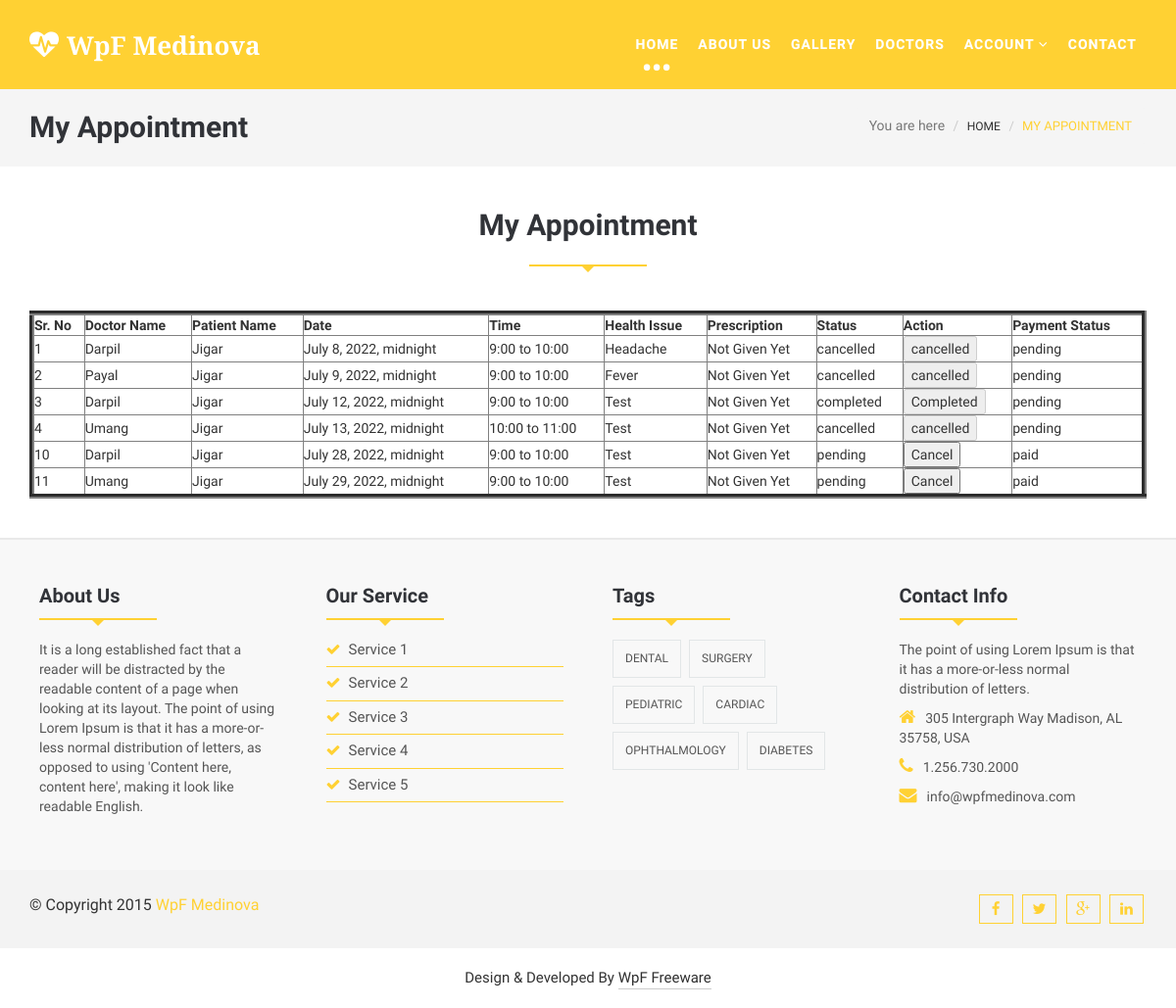
The app's page /myappointment/ (signed in) with its own data.
### myapp/models.py (models this page shows, shortened)
class Appointment(models.Model):
	patient=models.ForeignKey(User,on_delete=models.CASCADE,related_name="patient")
	doctor=models.ForeignKey(Doctor_Profile,on_delete=models.CASCADE)
	date=models.DateTimeField(default=timezone.now)
	time=models.CharField(max_length=100)
	health_issue=models.TextField()
	status=models.CharField(max_length=100,default="pending")
	prescription=models.TextField(default="Not Given Yet")
	payment_status=models.CharField(max_length=100,default="pending")

class Doctor_Profile(models.Model):
	doctor=models.ForeignKey(User,on_delete=models.CASCADE)
	doctor_degree=models.CharField(max_length=100)
	doctor_speciality=models.CharField(max_length=100)
	doctor_start_time=models.CharField(max_length=100)
	doctor_end_time=models.CharField(max_length=100)
	doctor_fees=models.PositiveIntegerField()
	doctor_picture=models.ImageField(upload_to="doctor_picture/")

class User(models.Model):
	fname=models.CharField(max_length=100)
	lname=models.CharField(max_length=100)
	email=models.CharField(max_length=100)
	mobile=models.CharField(max_length=100)
	address=models.TextField()
	password=models.CharField(max_length=100)
	usertype=models.CharField(max_length=100,default="patient")

### myapp/views.py (the view)
# urls.py: path('myappointment/',views.myappointment,name='myappointment'),
def myappointment(request):
	patient=User.objects.get(email=request.session['email'])
	appointments=Appointment.objects.filter(patient=patient)
	appointments1=Appointment.objects.filter(patient=patient,status="pending")
	request.session['appointment_count']=len(appointments1)
	return render(request,'myappointment.html',{'appointments':appointments})

### myapp/templates/myappointment.html (shortened to what this page needs)
{% extends 'header.html' %}
{% load static %}
{% block content %}
<!DOCTYPE html>
<html lang="en">
  <head>
  </head>
  <body>
    <section id="blogArchive">
      <div class="row">
        <div class="col-lg-12 col-md-12">
          <div class="blog-breadcrumbs-area">
            <div class="container">
              <div class="blog-breadcrumbs-left">
                <h2>My Appointment</h2>
              </div>
              <div class="blog-breadcrumbs-right">
                <ol class="breadcrumb">
                  <li>You are here</li>
                  <li><a href="#">Home</a></li>
                  <li class="active">My Appointment</li>
                </ol>
              </div>
            </div>
          </div>
        </div>
      </div>
    </section>
    <section id="contact">
      <div class="container">
        <div class="row">
          <div class="col-lg-12 col-md-12 col-sm-12">
            <div class="contact-form">
              <div class="section-heading">
                <h2>My Appointment</h2>
                <div class="line"></div>
              </div>
              <table border="5" width="100%" cellpadding="10px" cellspacing="10px">
                <tr>
                  <th>Sr. No</th>
                  <th>Doctor Name</th>
                  <th>Patient Name</th>
                  <th>Date</th>
                  <th>Time</th>
                  <th>Health Issue</th>
                  <th>Prescription</th>
                  <th>Status</th>
                  <th>Action</th>
                  <th>Payment Status</th>
                </tr>
                {% for i in appointments %}
                <tr>
                  <td>{{i.id}}</td>
                  <td>{{i.doctor.doctor.fname}}</td>
                  <td>{{i.patient.fname}}</td>
                  <td>{{i.date}}</td>
                  <td>{{i.time}}</td>
                  <td>{{i.health_issue}}</td>
                  <td>{{i.prescription}}</td>
                  <td>{{i.status}}</td>
                  <td>
                    <form method="get" action="{% url 'patient_cancel_appointment' pk=i.pk %}">
                      {% if i.status == "pending" %}
                        <input type="submit" name="action" value="Cancel">
                      {% elif i.status == "completed" %}
                        <input type="submit" name="action" value="Completed" disabled>
                      {% else %}
                        <input type="submit" name="action" value="{{i.status}}" disabled>
                      {% endif %}
                    </form>
                  </td>
                  <td>{{i.payment_status}}</td>
                </tr>
                {% endfor %}
              </table>
            </div>
          </div>
        </div>
      </div>
    </section>
  </body>
</html>
{% endblock %}

### myapp/templates/header.html (shortened to what this page needs)
{% load static %}
<!DOCTYPE html>
<html lang="en">
  <head>
    <link href="{% static 'css/bootstrap.min.css' %}" rel="stylesheet">
    <link href="{% static 'css/font-awesome.min.css' %}" rel="stylesheet">
    <link id="switcher" href="{% static 'css/themes/default-theme.css' %}" rel="stylesheet">
    <link href="{% static 'css/slick.css' %}" rel="stylesheet">
    <link rel='stylesheet prefetch' href="{% static 'css/photoswipe.css' %}">
    <link rel='stylesheet prefetch' href="{% static 'css/default-skin.css' %}">
    <link href="{% static 'style.css' %}" rel="stylesheet">
  </head>
  <body>
    <header id="header">
      <div class="menu_area">
        <nav class="navbar navbar-default navbar-fixed-top" role="navigation">
          <div class="container">
            <div class="navbar-header">
              <a class="navbar-brand" href="/"><i class="fa fa-heartbeat"></i>WpF <span>Medinova</span></a>
            </div>
            <div id="navbar" class="navbar-collapse collapse">
              <ul id="top-menu" class="nav navbar-nav navbar-right main-nav">
                <li class="active"><a href="/">Home</a></li>
                <li><a href="{% url 'about' %}">About Us</a></li>
                <li><a href="{% url 'gallery' %}">Gallery</a></li>
                <li><a href="{% url 'doctors' %}">Doctors</a></li>
                <li class="dropdown">
                  <a href="#" class="dropdown-toggle" data-toggle="dropdown" role="button" aria-expanded="false">Account <span class="fa fa-angle-down"></span></a>
                </li>
                <li><a href="{% url 'contact' %}">Contact</a></li>
              </ul>
            </div>
          </div>
        </nav>
      </div>
    </header>
    {% block content %}
    {% endblock %}
    <footer id="footer">
      <div class="footer-top">
        <div class="container">
          <div class="row">
            <div class="col-lg-3 col-md-3 col-sm-3">
              <div class="single-footer-widget">
                <div class="section-heading">
                <h2>About Us</h2>
                <div class="line"></div>
              </div>
              <p>It is a long established fact that a reader will be distracted by the readable content of a page when looking at its layout. The point of using Lorem Ipsum is that it has a more-or-less normal distribution of letters, as opposed to using 'Content here, content here', making it look like readable English.</p>
              </div>
            </div>
            <div class="col-lg-3 col-md-3 col-sm-3">
              <div class="single-footer-widget">
                <div class="section-heading">
                <h2>Our Service</h2>
                <div class="line"></div>
              </div>
              <ul class="footer-service">
                <li><a href="#"><span class="fa fa-check"></span>Service 1</a></li>
                <li><a href="#"><span class="fa fa-check"></span>Service 2</a></li>
                <li><a href="#"><span class="fa fa-check"></span>Service 3</a></li>
                <li><a href="#"><span class="fa fa-check"></span>Service 4</a></li>
                <li><a href="#"><span class="fa fa-check"></span>Service 5</a></li>
              </ul>
              </div>
            </div>
            <div class="col-lg-3 col-md-3 col-sm-3">
              <div class="single-footer-widget">
                <div class="section-heading">
                <h2>Tags</h2>
                <div class="line"></div>
              </div>
                <ul class="tag-nav">
                  <li><a href="#">Dental</a></li>
                  <li><a href="#">Surgery</a></li>
                  <li><a href="#">Pediatric</a></li>
                  <li><a href="#">Cardiac</a></li>
                  <li><a href="#">Ophthalmology</a></li>
                  <li><a href="#">Diabetes</a></li>
                </ul>
              </div>
            </div>
            <div class="col-lg-3 col-md-3 col-sm-3">
              <div class="single-footer-widget">
                <div class="section-heading">
                <h2>Contact Info</h2>
                <div class="line"></div>
              </div>
              <p>The point of using Lorem Ipsum is that it has a more-or-less normal distribution of letters.</p>
              <address class="contact-info">
                <p><span class="fa fa-home"></span>305 Intergraph Way
                Madison, AL 35758, USA</p>
                <p><span class="fa fa-phone"></span>1.256.730.2000</p>
                <p><span class="fa fa-envelope"></span>info@wpfmedinova.com</p>
              </address>
              </div>
            </div>
          </div>
        </div>
      </div>
      <div class="footer-middle">
        <div class="container">
          <div class="row">
          <div class="col-lg-6 col-md-6 col-sm-6 col-xs-12">
            <div class="footer-copyright">
              <p>&copy; Copyright 2015 <a href="index.html">WpF Medinova</a></p>
            </div>
          </div>
          <div class="col-lg-6 col-md-6 col-sm-6 col-xs-12">
            <div class="footer-social">
                <a href="#"><span class="fa fa-facebook"></span></a>
                <a href="#"><span class="fa fa-twitter"></span></a>
                <a href="#"><span class="fa fa-google-plus"></span></a>
                <a href="#"><span class="fa fa-linkedin"></span></a>
            </div>
          </div>
        </div>
        </div>
      </div>
      <div class="footer-bottom">
        <div class="container">
          <div class="row">
            <div class="col-md-12">
              <p>Design & Developed By <a rel="nofollow" href="http://www.wpfreeware.com/">WpF Freeware</a></p>
            </div>
          </div>
        </div>
      </div>
    </footer>
  </body>
</html>

### myapp/static/css/themes/default-theme.css (style rules this page uses)
.scrollToTop:hover, .scrollToTop:focus,.readmore_area a::before,.sl-slider h2> strong,.sl-slider p> strong, .single-top-feature .readmore_area a span,.service-icon-effect,.service-icon .service-icon-effect:hover,.single-service>h3 a:hover,.single-service>h3 a:focus, .whyChoose-right .media-heading,.whyChoose-right .media:hover .media-icon,.doctors-nav figcaption h2, .testimonial-cotent > p span,.testimonial-nav .slick-dots li.slick-active button::before,.blog-comments-box li > h2,.blog-comments-box li span, .blog-author > ul > li a:hover,.footer-service li > a:hover,.footer-service li > a span,.contact-info > p span,.footer-copyright>p>a, .blog-breadcrumbs-right .breadcrumb > li a:hover,.blog-breadcrumbs-right .breadcrumb > .active,.blog-details blockquote::before,.blog-details blockquote::after, .sidebar-widget p>a,.sidebar-widget>ul li>a:hover,.postnav-left:hover .navg-title,.postnav-right:hover .navg-title,.author-name:hover, .similar-post .media-body a:hover,.similar-post > h2,.nav-tabs > li.active > a, .nav-tabs > li.active > a:focus, .nav-tabs > li.active > a:hover, .button--itzel .button__icon,.button--itzel > span,#myModal .modal-title, .form-submit input:hover,.error-page-area h1,.error-page-area h3 { color: #ffd133; }
.navbar-default { background-color: #ffd133; border-color: #ffd133; }
.navbar-default .navbar-nav > .active > a, .navbar-default .navbar-nav > .active > a:focus, .navbar-default .navbar-nav > .active > a:hover, .navbar-default .navbar-nav > .open > a, .navbar-default .navbar-nav > .open > a:focus, .navbar-default .navbar-nav > .open > a:hover, .dropdown-menu > li > a:hover,.dropdown-menu > li > a:focus,.dropdown-menu > .active > a, .dropdown-menu > .active > a:focus, .dropdown-menu > .active > a:hover, .navbar-default .navbar-nav .open .dropdown-menu > li > a:hover,.readmore_area a span,.single-top-feature, .single-top-feature .readmore_area a::before,.testimonial-nav .slick-dots li.slick-active,figure.blog-figure .image-effect::before, .footer-middle,.social-share ul li > a,.custom-panel .panel-heading a,.nav-tabs > li > a,a.gallery-iteam .image-effect::before,.comments-title::after, .reply-btn,.author-tag { background-color: #ffd133; }
.line { border-bottom: 2px solid #ffd133; background: none repeat scroll 0 0 transparent; height: 1px; margin: 0 auto 45px; padding: 5px; position: relative; width: 120px; }
.line::after, .line::before { border: medium solid transparent; content: " "; height: 0; left: 50%; pointer-events: none; position: absolute; top: 100%; width: 0; }
.line::before { border-width: 9px; margin-left: -6px; }
.line::after { border-top-color: #ffd133; border-width: 8px; margin-left: -8px; }
.footer-service li > a { border-bottom: 1px solid #ffd133; }
.footer-social a { border: 1px solid #ffd133; color: #ffd133; }

### records on screen
Appointment: id "1", doctor.doctor.fname "Darpil", patient.fname "Jigar", date "July 8, 2022, midnight", time "9:00 to 10:00", health_issue "Headache", prescription "Not Given Yet", status "cancelled", action "cancelled", payment_status "pending"
Appointment: id "2", doctor.doctor.fname "Payal", patient.fname "Jigar", date "July 9, 2022, midnight", time "9:00 to 10:00", health_issue "Fever", prescription "Not Given Yet", status "cancelled", action "cancelled", payment_status "pending"
Appointment: id "3", doctor.doctor.fname "Darpil", patient.fname "Jigar", date "July 12, 2022, midnight", time "9:00 to 10:00", health_issue "Test", prescription "Not Given Yet", status "completed", payment_status "pending"
Appointment: id "4", doctor.doctor.fname "Umang", patient.fname "Jigar", date "July 13, 2022, midnight", time "10:00 to 11:00", health_issue "Test", prescription "Not Given Yet", status "cancelled", action "cancelled", payment_status "pending"
Appointment: id "10", doctor.doctor.fname "Darpil", patient.fname "Jigar", date "July 28, 2022, midnight", time "9:00 to 10:00", health_issue "Test", prescription "Not Given Yet", status "pending", payment_status "paid"
Appointment: id "11", doctor.doctor.fname "Umang", patient.fname "Jigar", date "July 29, 2022, midnight", time "9:00 to 10:00", health_issue "Test", prescription "Not Given Yet", status "pending", payment_status "paid"
